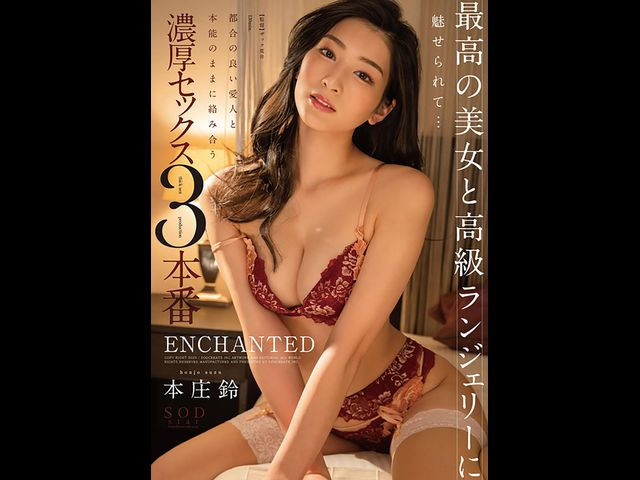
#> input picture opencv/face4.jpg, 640 x 480 px
$ python 04DrawRectangle.py
#> lines starting #> are read from the running program, lines starting #| are printed output that depends on the picture; after the words box and inside, x2 and y2 are one past the last pixel; in counts of white or black regions, pixels touching at a corner belong together
import cv2 as cv

img = cv.imread('face4.jpg')
#> img is the input picture: shape (480, 640, 3); mean B, G, R 39, 55.7, 80.9

x,y,w,h = 100,100,100,100

cv.rectangle(img,(x,y,x+w,y+h),color=(0,0,255),thickness=1)

cv.circle(img,center=(x+w, y+h), radius=100, color=(255,0,0), thickness=5)
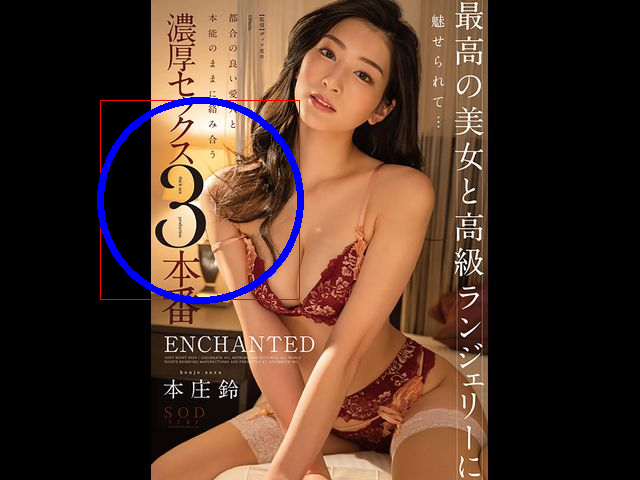
#> img: shape (480, 640, 3); mean B, G, R 41.7, 54.4, 79.6

cv.imshow('re_img', img)

while True:
    if ord('q') == cv.waitKey(0):
#> (key q is pressed here)
        break

cv.waitKey(0)

cv.destroyAllWindows()

$ run again, with opencv/face2.jpg copied over opencv/face4.jpg
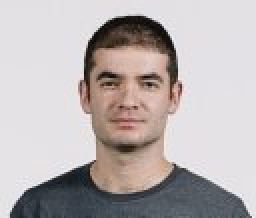
#> input picture opencv/face2.jpg, 128 x 109 px (shown 2 times larger)
#> img is the input picture: shape (109, 128, 3); mean B, G, R 178.1, 178.2, 185.2
#> `cv.rectangle(img,(x,y,x+w,y+h),color=(0,0,255),thickness=1)`:
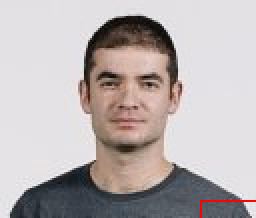
#> img: shape (109, 128, 3) (shown 2 times larger); 0.26% of pixels changed, all inside (x1, y1, x2, y2) = (100, 100, 128, 109)

$ run again, with opencv/face3.jpg copied over opencv/face4.jpg
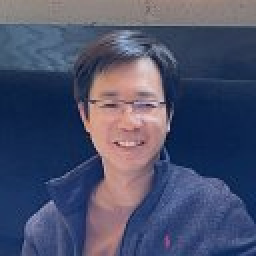
#> input picture opencv/face3.jpg, 128 x 128 px (shown 2 times larger)
#> img is the input picture: shape (128, 128, 3); mean B, G, R 107.2, 80.6, 74.9
#> `cv.rectangle(img,(x,y,x+w,y+h),color=(0,0,255),thickness=1)`:
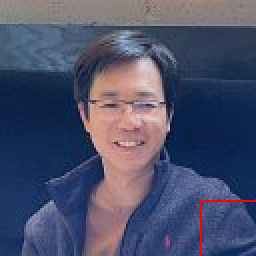
#> img: shape (128, 128, 3) (shown 2 times larger); 0.34% of pixels changed, all inside (x1, y1, x2, y2) = (100, 100, 128, 128)
